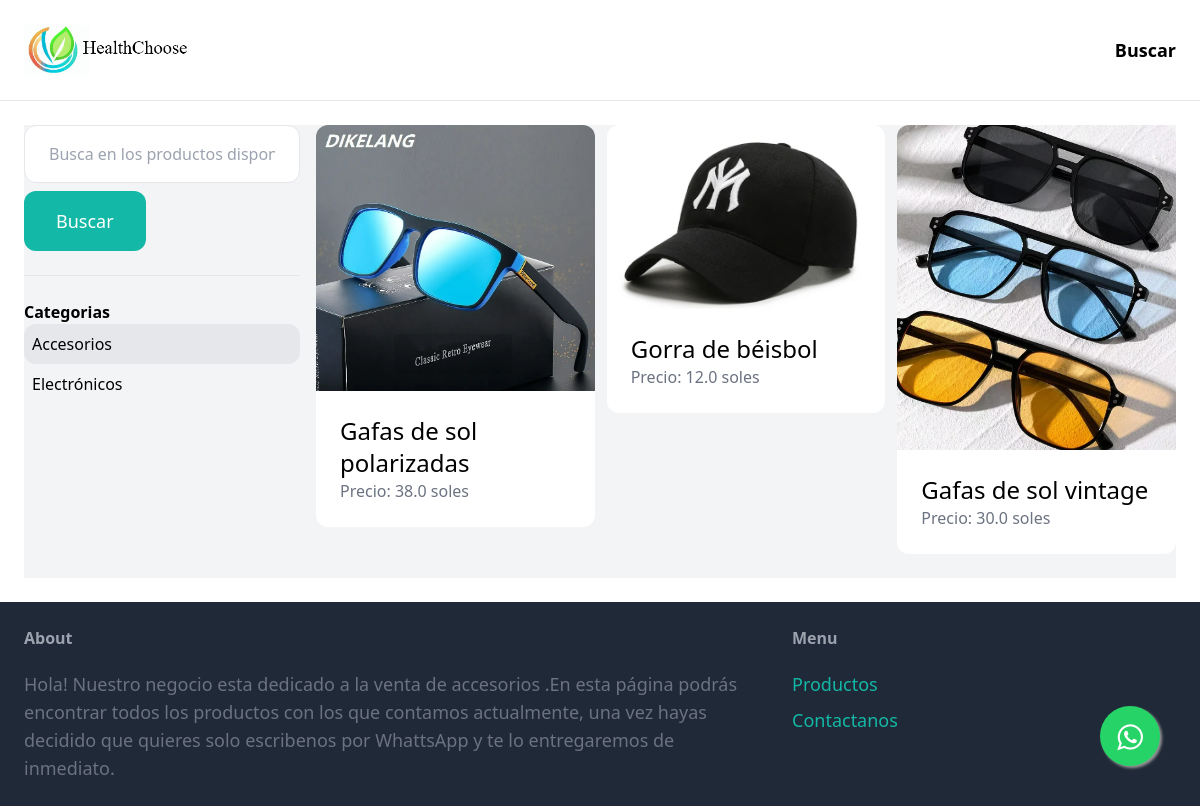
Page /items/?query=&category=2 on the committed database.
### item/models.py (models this page shows, shortened)
class Category(models.Model):
    name = models.CharField(max_length=255)
    class Meta:
        ordering = ('name',)
        verbose_name_plural = 'Categorias'

class Item(models.Model):
    category = models.ForeignKey(Category, related_name='items', on_delete=models.CASCADE)
    name = models.CharField(max_length=255)
    description = models.TextField(blank=True, null=True)
    price = models.FloatField()
    images = models.ImageField(upload_to='item_images', blank=True, null=True)
    is_sold = models.BooleanField(default=False)
    created_by = models.ForeignKey(User, related_name='items', on_delete=models.CASCADE)
    created_at = models.DateTimeField(auto_now_add=True)

### item/views.py (the view)
# urls.py: path('',views.items,name='items'),
def items(request):
    query=request.GET.get('query','')
    items=Item.objects.filter(is_sold=False)
    category_id=request.GET.get('category',0)
    categories=Category.objects.all()
    if category_id:
        items = items.filter(category_id=category_id)
    if query:
        items=items.filter(Q(name__icontains=query) | Q(description__icontains=query))
    return render(request,'item/items.html',{
        'items':items,
        'query':query,
        'categories':categories,
        'category_id':int(category_id)
             })

### item/templates/item/items.html (shortened to what this page needs)
{% extends 'core/base.html' %}
{% block content %}
    <div class="pb-6 grid grid-cols-4 gap-4 bg-gray-100">
        <div class="col-span-1">
            <form method="get" action="{% url 'item:items' %}">
                <input name="query" class="w-full py-4 px-6 border rounded-xl" type="text" value="{{ query }}" placeholder="Busca en los productos disponibles...">
                <button class="mt-2 py-4 px-8 text-lg bg-teal-500 text-white rounded-xl">Buscar</button>
            </form>
            <hr class="my-6">
            <p class="font-semibold">Categorias</p>
            <ul>
                {% for category in categories %}
                    <li class="py-2 px-2 rounded-xl{% if category.id == category_id %} bg-gray-200 {% endif %}">
                        <a href="{% url 'item:items' %}?query={{ query }}&category={{ category.id }}">{{ category.name }}</a>
                    </li>
                {% endfor %}
            </ul>
        </div>
        <div class="col-span-3">
            <div class="grid grid-cols-3 gap-3">
                {% for item in items%}
                    <div>
                        <a href="{% url 'item:detail' item.id%}">
                            <div>
                                <img src="{{item.images.url}}" class="rounded-t-xl">
                            </div>
                            <div class="p-6 bg-white rounded-b-xl">
                                <h2 class="text-2xl">{{ item.name }}</h2>
                                <p class="text-gray-500">Precio: {{ item.price }} soles</p>
                            </div>
                        </a>
                    </div>
                {% endfor %}
            </div>
        </div>
    </div>
{% endblock %}

### rows in the picture
Category: name "Accesorios"
Category: name "Electrónicos"
Item: images (picture), name "Gafas de sol polarizadas", price "38.0"
Item: images (picture), name "Gorra de béisbol", price "12.0"
Item: images (picture), name "Gafas de sol vintage", price "30.0"
